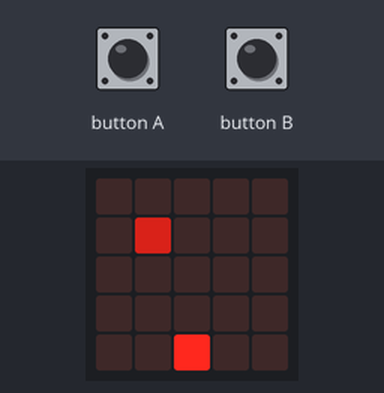
The program below on a simulated BBC micro:bit running MicroPython. On the bench: the board's 5×5 LED display. The test bench sets the inputs (shaded band). Random numbers come from a fixed seed; the 48×5 strip is a reading aid, not a part: it shows the text the display is scrolling, unrolled, one strip-width of it at a time.

Above: at 0.6 s.
1.3 s: button A pressed for 1 s
At 2.1 s:
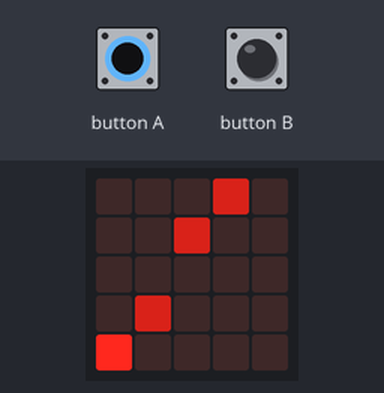
4.3 s: button B pressed for 0.15 s
At 5.2 s:
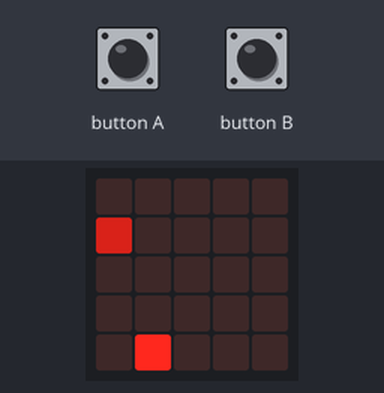
7.3 s: button A pressed for 0.15 s
At 7.95 s:
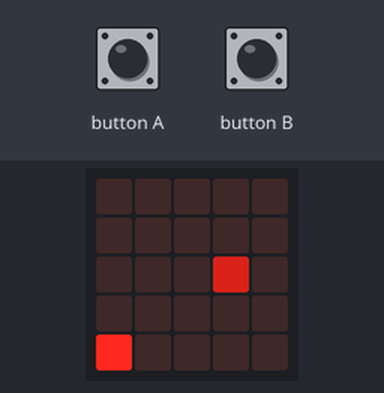
10.1 s: button B pressed for 0.15 s
At 10.81 s:
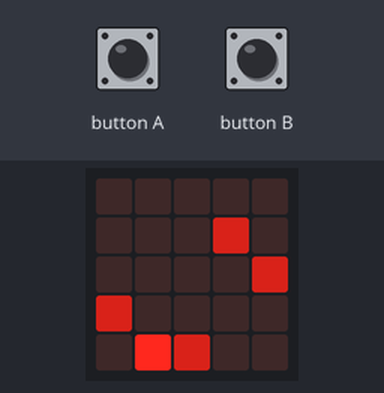
12.5 s: button A pressed for 0.15 s
At 12.94 s:
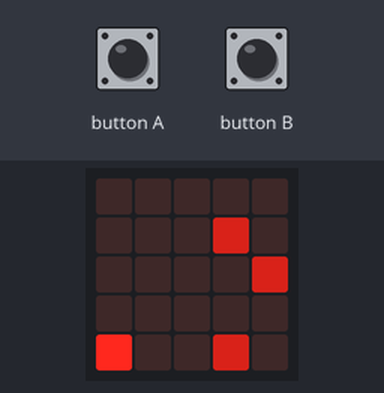
15.5 s: button B pressed for 1 s
At 16.0 s:
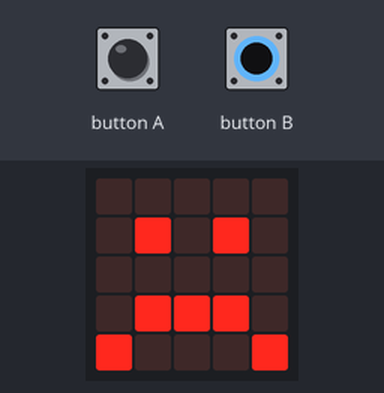

The program:

spacescroll.py
```python
from microbit import *
import random

# Upward Scrolling Racing Game for Micro:bit

# Game variables
player_x = 2  # Player starts in the middle column
score = 0
game_speed = 500  # ms between obstacle moves
last_move = running_time()

# Create obstacles - each is [x, y]
obstacles = []

# Start with one obstacle
obstacles.append([random.randint(0, 4), 0])

def show_game_over():
    display.show(Image.SAD)
    sleep(500)
    display.scroll('Score: ' + str(score))

def reset_game():
    global player_x, score, game_speed, obstacles
    player_x = 2
    score = 0
    game_speed = 500
    obstacles = [[random.randint(0, 4), 0]]  # Reset with one obstacle

while True:
    # Clear the display
    display.clear()

    # Draw the player (always at y=4, bottom row)
    display.set_pixel(player_x, 4, 9)  # Bright player

    # Draw all obstacles
    for obs in obstacles:
        display.set_pixel(obs[0], obs[1], 5)  # Medium brightness obstacles

    # Handle controls
    if button_a.is_pressed() and player_x > 0:
        player_x -= 1  # Move left
        sleep(150)  # Prevent too fast movement
    if button_b.is_pressed() and player_x < 4:
        player_x += 1  # Move right
        sleep(150)  # Prevent too fast movement

    # Move obstacles every game_speed ms
    if running_time() - last_move > game_speed:
        # Move all obstacles up
        for i in range(len(obstacles)):
            obstacles[i][1] += 1

        # Check if we need to add a new obstacle
        if random.randint(0, 2) == 0:  # 1/3 chance of new obstacle
            obstacles.append([random.randint(0, 4), 0])

        # Remove obstacles that went off screen
        obstacles = [obs for obs in obstacles if obs[1] <= 4]

        # Increase score
        score += 1

        # Speed up the game slightly
        if score % 5 == 0 and game_speed > 200:
            game_speed -= 20

        last_move = running_time()

    # Check for collisions
    for obs in obstacles:
        if obs[0] == player_x and obs[1] == 4:
            show_game_over()
            reset_game()
            break

    sleep(50)  # Small delay for display refresh
```

Measured:
- what the display in image 0 shows lasts 0.5 s, from 0.6 s to 1.1 s
- what the display in image 4 shows lasts 0.4 s, from 10.6 s to 11.0 s
